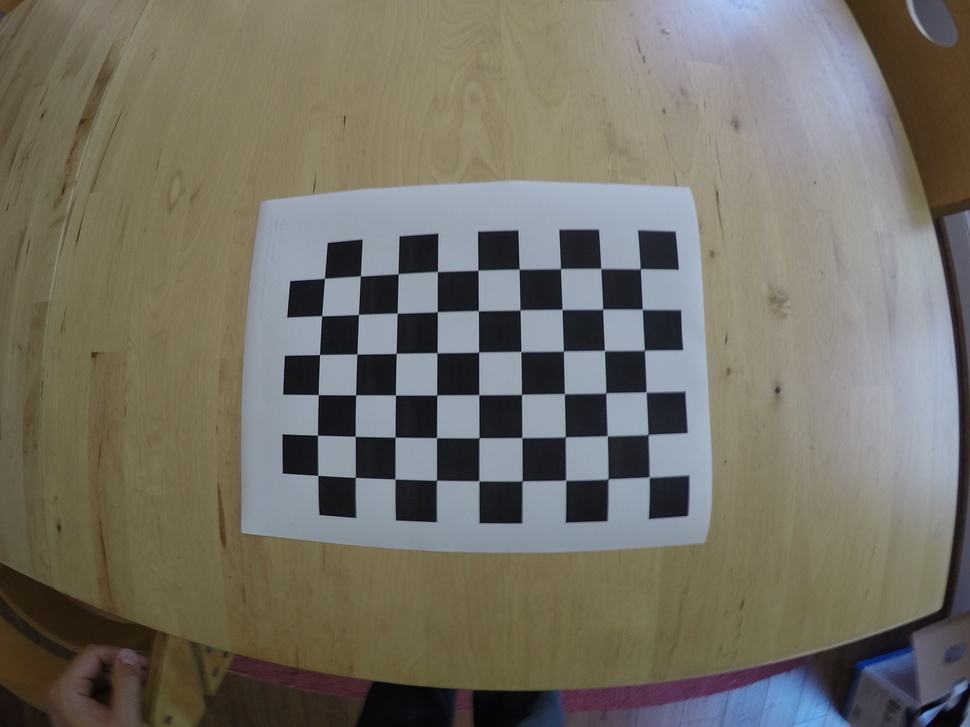
#> input picture gopro_test/GOPR7840.JPG, 970 x 727 px, shrunk from 4000 x 3000 before the run; its folder holds only this picture in this run
$ jupyter execute --allow-errors 'Undistor Images.ipynb'   (shell and % lines are left out)
#> lines starting #> are read from the running program, lines starting #| are printed output that depends on the picture; after the words box and inside, x2 and y2 are one past the last pixel; in counts of white or black regions, pixels touching at a corner belong together
## Camera calibration using chessboard images

[cell 1]
import numpy as np
import cv2
import glob
import matplotlib.pyplot as plt
import matplotlib.image as mpimg

# prepare object points, like (0,0,0), (1,0,0), (2,0,0) ....,(6,5,0)
objp = np.zeros((6*9,3), np.float32)
objp[:,:2] = np.mgrid[0:9,0:6].T.reshape(-1,2)

# Arrays to store object points and image points from all the images.
objpoints = [] # 3d points in real world space
imgpoints = [] # 2d points in image plane.

# Make a list of calibration images
images = glob.glob('../gopro_test/GOPR*.JPG')

# Step through the list and search for chessboard corners
for fname in images:
    img = cv2.imread(fname)
#> img is the input picture: shape (727, 970, 3); mean B, G, R 102, 112.4, 115.9

    # Grayscale the image
    gray = cv2.cvtColor(img,cv2.COLOR_BGR2GRAY)
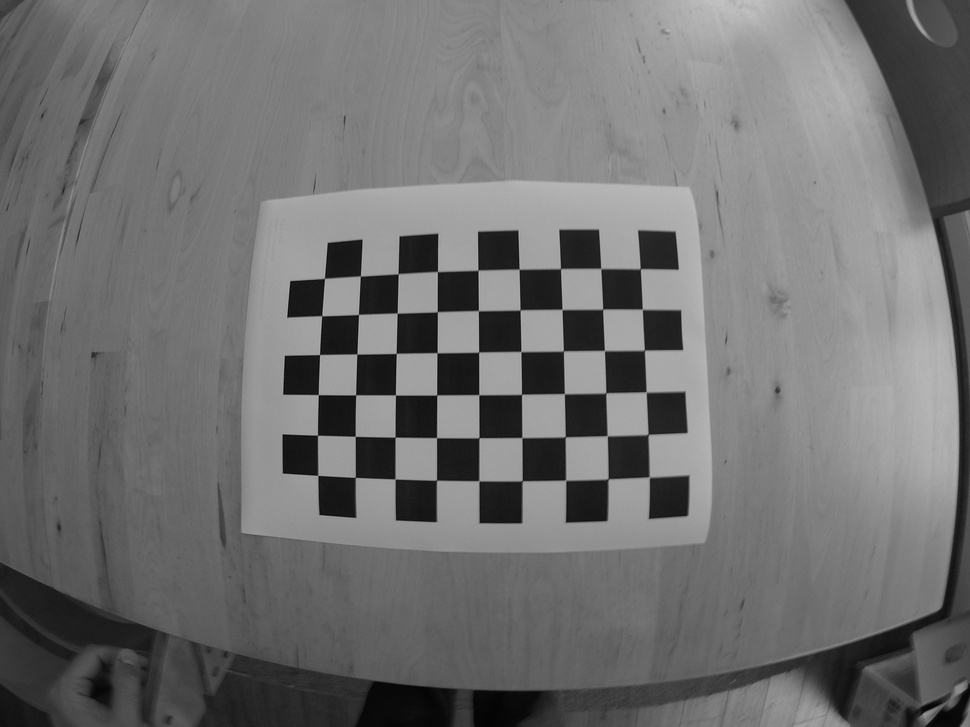
#> gray: shape (727, 970); min 2, max 195, mean 112.2

    # Find the chessboard corners
    ret, corners = cv2.findChessboardCorners(gray, (9,6),None)
#> ret = True; corners = 54 rows, first 8: [649.5, 476.6], [608.1, 478.6], [565.7, 480.1], [522.3, 480.6], [479.1, 480.6], [436.5, 480.2], [395.1, 478.8], [355.3, 477.3]

    # If found, add object points, image points
    if ret == True:
        objpoints.append(objp)
        imgpoints.append(corners)

        # Draw and display the corners
        img = cv2.drawChessboardCorners(img, (9,6), corners, ret)
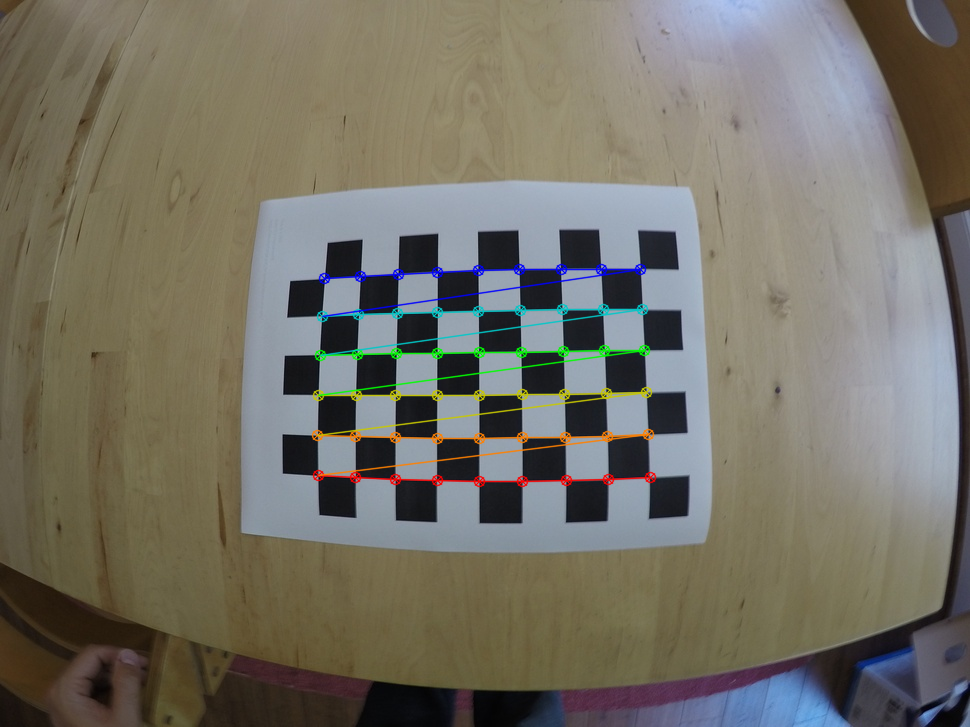
#> img: shape (727, 970, 3); 2.11% of pixels changed, all inside (x1, y1, x2, y2) = (311, 263, 657, 488)
        img = img[...,::-1]  # RGB -> BGR
        plt.figure()
        plt.imshow(img)

# Camera calibration, given object points, image points, and the shape of the grayscale image
ret, mtx, dist, rvecs, tvecs = cv2.calibrateCamera(objpoints, imgpoints, gray.shape[::-1], None, None)
#> ret = 0.361; mtx = [[411, 0, 456.4], [0, 417, 385.4], [0, 0, 1]]; dist = [[-0.0519, -1.31, -0.0134, 0.00856, 2.94]]; rvecs = ([0.116, 0.187, 3.13],); tvecs = ([4.52, 2.16, 9.17],)

$ run again, on gopro_test/GOPR7845.JPG
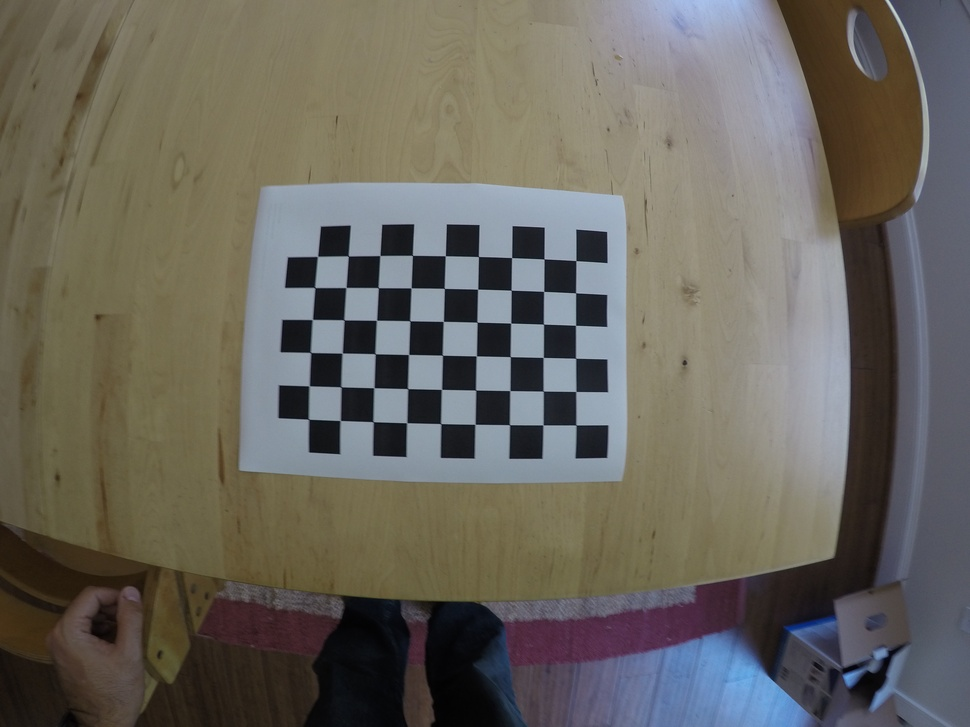
#> input picture gopro_test/GOPR7845.JPG, 970 x 727 px, shrunk from 4000 x 3000 before the run
#> img is the input picture: shape (727, 970, 3); mean B, G, R 93.8, 101.7, 105
#> `gray = cv2.cvtColor(img,cv2.COLOR_BGR2GRAY)`:
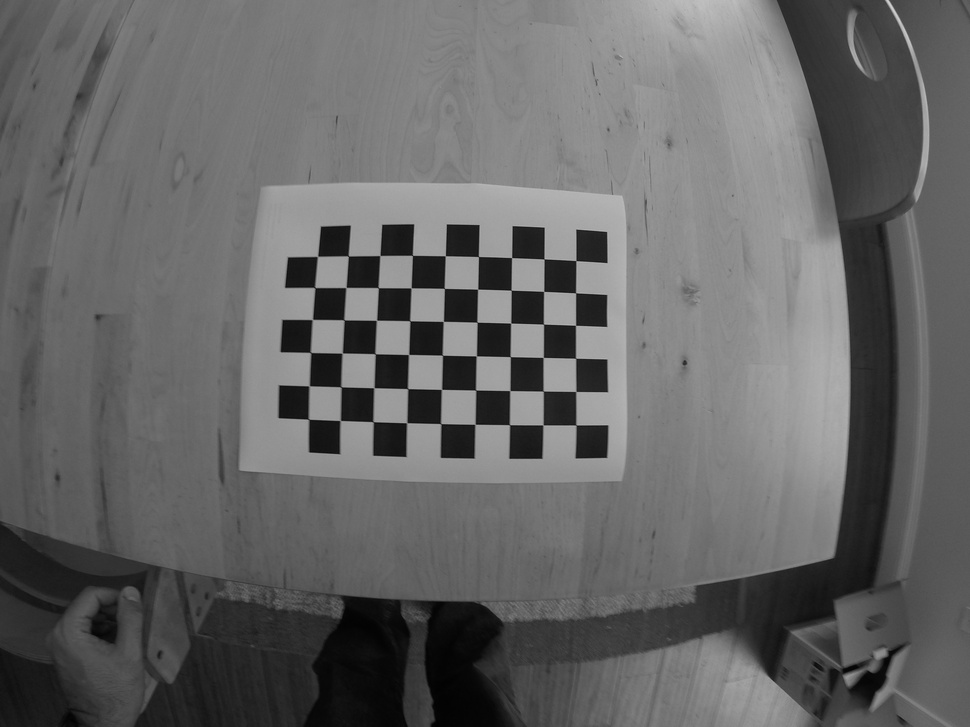
#> gray: shape (727, 970); min 1, max 208, mean 101.8
#> `ret, corners = cv2.findChessboardCorners(gray, (9,6),None)`: ret = True; corners = 54 rows, first 8: [575.9, 425.1], [542.9, 424.9], [509.5, 424.7], [475, 424.3], [440.8, 423.7], [406.7, 422.7], [373.2, 421.7], [340.3, 420.5]
#> `img = cv2.drawChessboardCorners(img, (9,6), corners, ret)`:
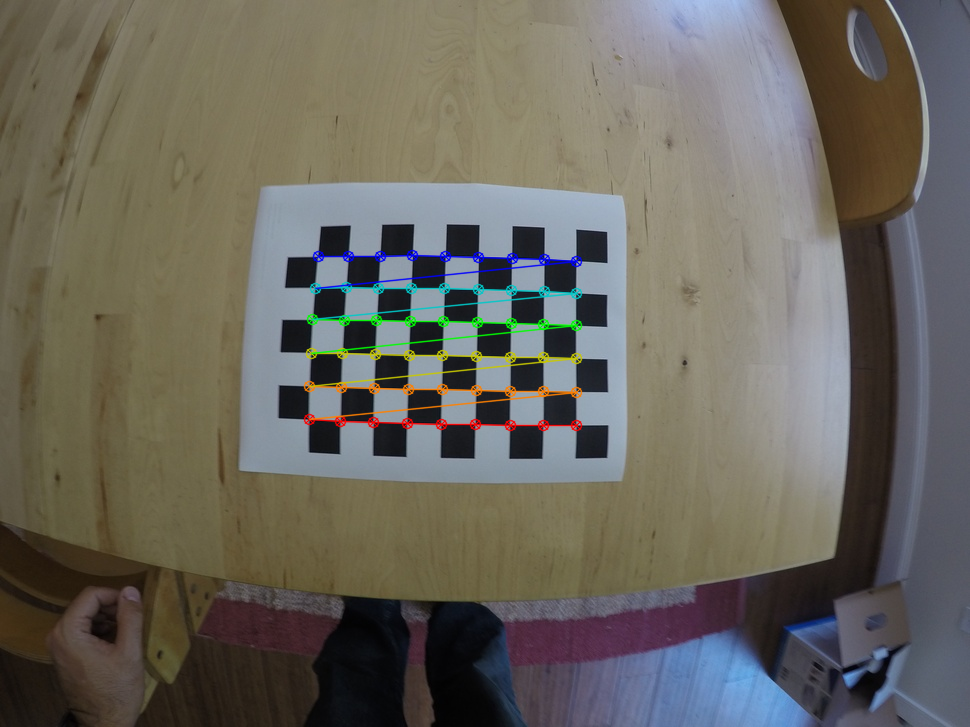
#> img: shape (727, 970, 3); 1.82% of pixels changed, all inside (x1, y1, x2, y2) = (303, 249, 583, 432)
#> `ret, mtx, dist, rvecs, tvecs = cv2.calibrateCamera(objpoints, imgpoint..`: ret = 0.273; mtx = [[453, 0, 543.6], [0, 463, 387.9], [0, 0, 1]]; dist = [[-0.13, -0.503, -0.0122, -0.0338, 0.682]]; rvecs = ([0.043, -0.116, -3.12],); tvecs = ([0.972, 1.11, 13.62],)

$ run again, on gopro_test/GOPR7855.JPG
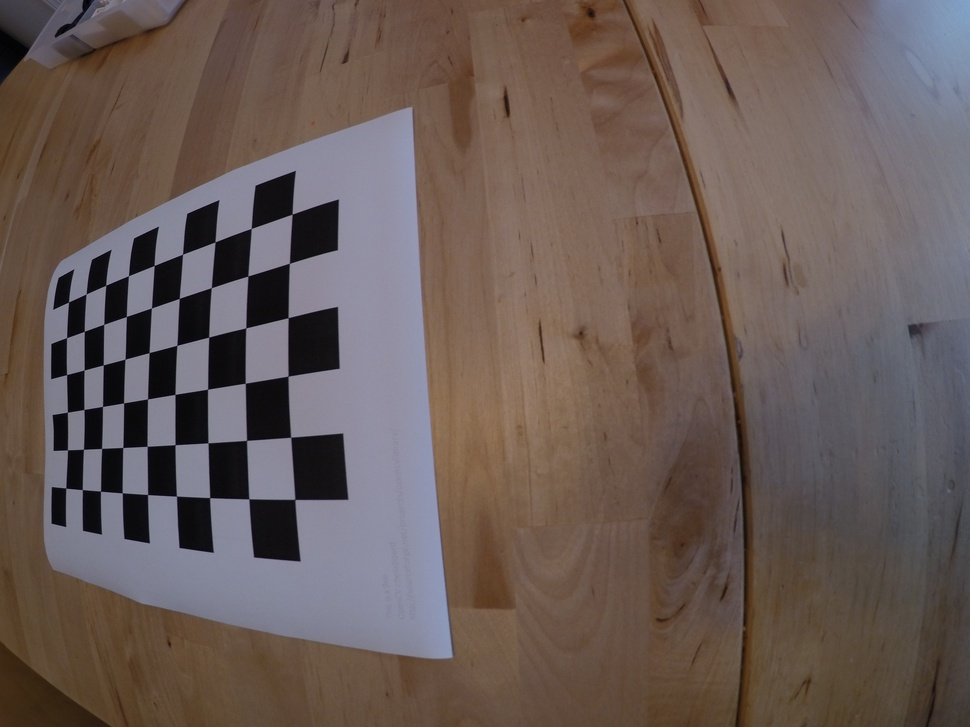
#> input picture gopro_test/GOPR7855.JPG, 970 x 727 px, shrunk from 4000 x 3000 before the run
#> img is the input picture: shape (727, 970, 3); mean B, G, R 86.5, 91, 104.9
#> `gray = cv2.cvtColor(img,cv2.COLOR_BGR2GRAY)`:
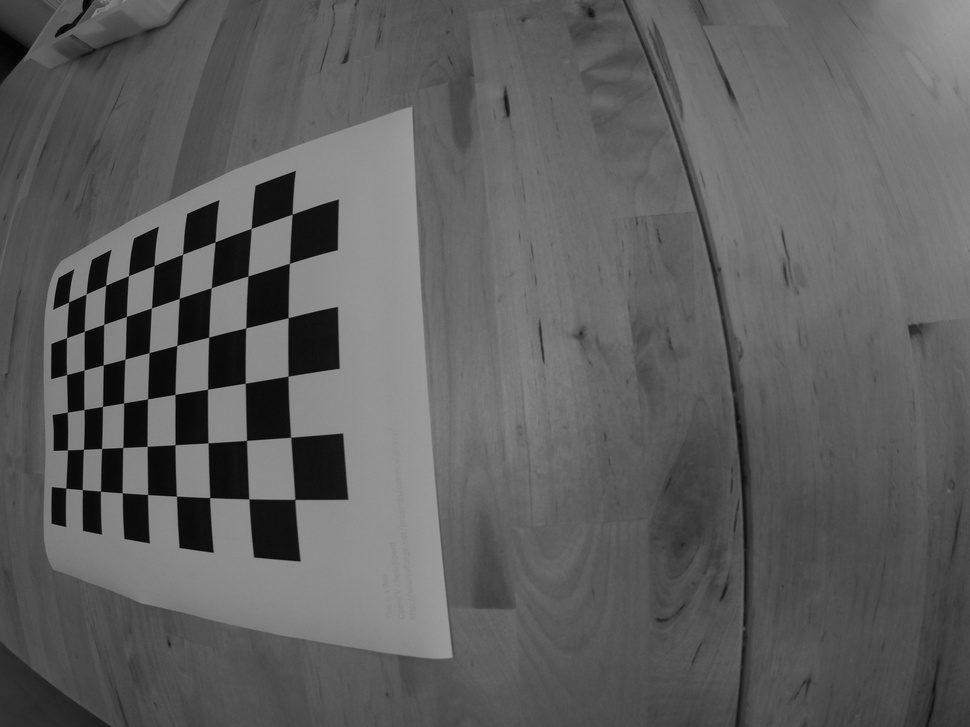
#> gray: shape (727, 970); min 1, max 158, mean 94.6
#> `ret, corners = cv2.findChessboardCorners(gray, (9,6),None)`: ret = True; corners = 54 rows, first 8: [68.52, 302], [86.17, 294], [105.7, 285.3], [128.4, 275.7], [154.2, 265.5], [182.6, 254.2], [215, 242], [251.3, 228.4]
#> `img = cv2.drawChessboardCorners(img, (9,6), corners, ret)`:
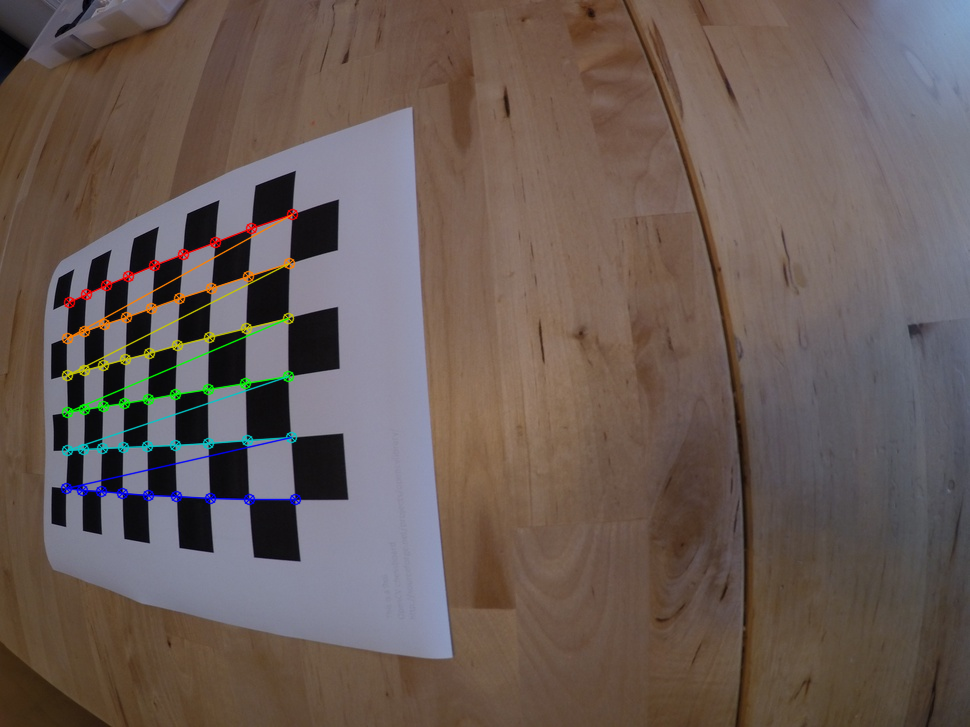
#> img: shape (727, 970, 3); 1.66% of pixels changed, all inside (x1, y1, x2, y2) = (60, 208, 302, 506)
#> `ret, mtx, dist, rvecs, tvecs = cv2.calibrateCamera(objpoints, imgpoint..`: ret = 1.16; mtx = [[814.8, 0, 379.3], [0, 715.8, 282.1], [0, 0, 1]]; dist = [[0.198, -1.47, -0.0137, 0.109, 2.19]]; rvecs = ([-0.331, 0.662, -0.137],); tvecs = ([-7.68, 0.574, 17.28],)
